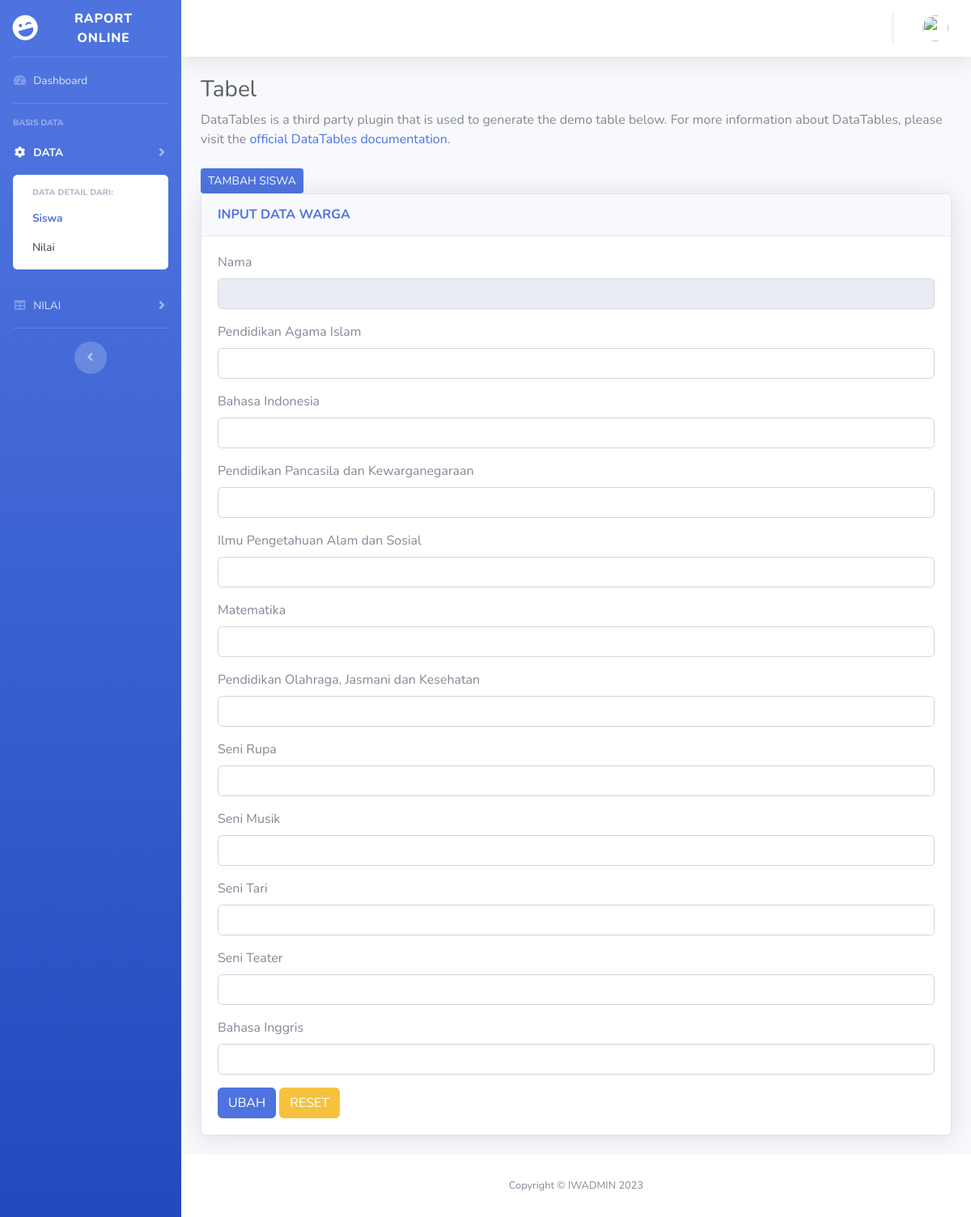
Before: /ubahsmt1.php?nis=1920229010030 with the older database file.
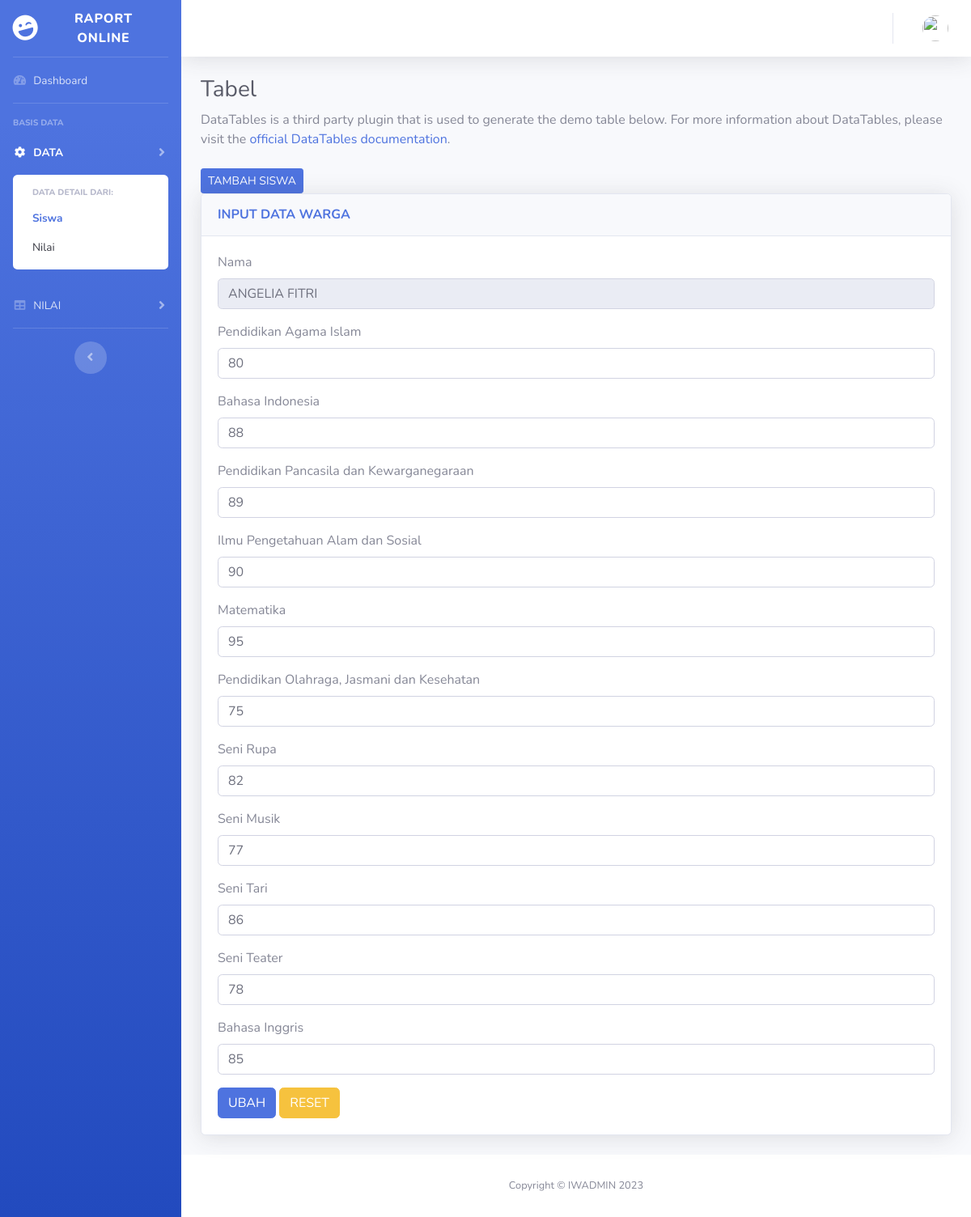
After: the same page with the newer database file.
### tables this page shows
CREATE TABLE `smt1` (
  `nis` varchar(15) NOT NULL,
  `pai` int(3) DEFAULT NULL,
  `bind` int(3) DEFAULT NULL,
  `ppkn` int(3) DEFAULT NULL,
  `ipas` int(3) DEFAULT NULL,
  `mtk` int(3) DEFAULT NULL,
  `pjok` int(3) DEFAULT NULL,
  `rupa` int(3) DEFAULT NULL,
  `musk` int(3) DEFAULT NULL,
  `tari` int(3) DEFAULT NULL,
  `tetr` int(3) DEFAULT NULL,
  `bing` int(3) DEFAULT NULL
);

CREATE TABLE `siswa` (
  `nis` varchar(15) NOT NULL,
  `nama` varchar(55) NOT NULL,
  `umur` int(2) DEFAULT NULL,
  `gender` varchar(10) DEFAULT NULL,
  `agama` set('Islam','Protestan','Katolik','Hindu','Buddha','Konghuchu') DEFAULT NULL,
  `kelas` varchar(10) DEFAULT NULL
);

### ubahsmt1.php (the view, shortened to what this page needs)
<!DOCTYPE html>
<html lang="en">
<head>
    <link href="sbadmin/vendor/fontawesome-free/css/all.min.css" rel="stylesheet" type="text/css">
    <link href="sbadmin/css/sb-admin-2.min.css" rel="stylesheet">
    <?php
        include "koneksi_db.php";
    ?>
</head>
<body id="page-top">
    <div id="wrapper">
        <ul class="navbar-nav bg-gradient-primary sidebar sidebar-dark accordion" id="accordionSidebar">
            <a class="sidebar-brand d-flex align-items-center justify-content-center" href="Dashboard.php">
                <div class="sidebar-brand-icon rotate-n-15">
                    <i class="fas fa-laugh-wink"></i>
                </div>
                <div class="sidebar-brand-text mx-3">Raport Online <sup></sup></div>
            </a>
            <hr class="sidebar-divider my-0">
            <li class="nav-item">
                <a class="nav-link" href="Dashboard.php">
                    <i class="fas fa-fw fa-tachometer-alt"></i>
                    <span>Dashboard</span></a>
            </li>
            <hr class="sidebar-divider">
            <div class="sidebar-heading">
                BASIS DATA
            </div>
            <li class="nav-item active">
                <a class="nav-link collapsed" href="#" data-toggle="collapse" data-target="#collapseTwo"
                    aria-expanded="true" aria-controls="collapseTwo">
                    <i class="fas fa-fw fa-cog"></i>
                    <span>DATA</span>
                </a>
                <div id="collapseTwo" class="collapse show" aria-labelledby="headingTwo" data-parent="#accordionSidebar">
                    <div class="bg-white py-2 collapse-inner rounded">
                        <h6 class="collapse-header">Data detail dari:</h6>
                        <a class="collapse-item active" href="tabelsiswa.php">Siswa</a>
                        <a class="collapse-item" href="tabelnilai.php">Nilai</a>
                    </div>
                </div>
            </li>
            <li class="nav-item">
                <a class="nav-link collapsed" href="#" data-toggle="collapse" data-target="#collapseUtilities"
                    aria-expanded="true" aria-controls="collapseUtilities">
                    <i class="fas fa-fw fa-table"></i>
                    <span>NILAI</span>
                </a>
            </li>
            <hr class="sidebar-divider d-none d-md-block">
            <div class="text-center d-none d-md-inline">
                <button class="rounded-circle border-0" id="sidebarToggle"></button>
            </div>
        </ul>
        <div id="content-wrapper" class="d-flex flex-column">
            <div id="content">
                <nav class="navbar navbar-expand navbar-light bg-white topbar mb-4 static-top shadow">
                    <ul class="navbar-nav ml-auto">
                        <li class="nav-item dropdown no-arrow">
                            <a class="nav-link dropdown-toggle" href="#" id="userDropdown" role="button"
                                data-toggle="dropdown" aria-haspopup="true" aria-expanded="false">
                                <img class="img-profile rounded-circle"
                                    src="img/noname.png">
                            </a>
                        </li>
                    </ul>
                </nav>
                <div class="container-fluid">
                    <h1 class="h3 mb-2 text-gray-800">Tabel</h1>
                    <p class="mb-4">DataTables is a third party plugin that is used to generate the demo table below.
                        For more information about DataTables, please visit the <a target="_blank"
                            href="https://datatables.net">official DataTables documentation</a>.</p>
                    <a href="tambahsiswa.php"><input type="submit" name="TAMBAH" value="TAMBAH SISWA" class="btn btn-primary btn-sm"></a>
                    <div class="card shadow mb-4">
                                <div class="card-header py-3">
                                    <h6 class="m-0 font-weight-bold text-primary">INPUT DATA WARGA</h6>
                                </div>
                                <div class="card-body">
                                <?php
                                $sql = mysqli_query($koneksi, "SELECT * FROM smt1, siswa WHERE smt1.nis = siswa.nis AND smt1.nis = '$_GET[nis]'");
                                $data = mysqli_fetch_array($sql)
                                ?>
                                <form action="" method="post" id="haram" enctype="multipart/form-data">
                                    <div class="form-group">
                                        <label>Nama</label>
                                        <input type="text" name="nis" class="form-control" readonly value="<?php echo $data['nama']?>">
                                    </div>
                                    <div class="form-group">
                                        <label>Pendidikan Agama Islam</label>
                                        <input type="number" name="pai" class="form-control" max="100" value="<?php echo $data['pai']?>">
                                    </div>
                                    <div class="form-group">
                                        <label>Bahasa Indonesia</label>
                                        <input type="number" name="bind" class="form-control" max="100" value="<?php echo $data['bind']?>">
                                    </div>
                                    <div class="form-group">
                                        <label>Pendidikan Pancasila dan Kewarganegaraan</label>
                                        <input type="number" name="ppkn" class="form-control" max="100" value="<?php echo $data['ppkn']?>">
                                    </div>
                                    <div class="form-group">
                                        <label>Ilmu Pengetahuan Alam dan Sosial</label>
                                        <input type="number" name="ipas" class="form-control" max="100" value="<?php echo $data['ipas']?>">
                                    </div>
                                    <div class="form-group">
                                        <label>Matematika</label>
                                        <input type="number" name="mtk" class="form-control" max="100" value="<?php echo $data['mtk']?>">
                                    </div>
                                    <div class="form-group">
                                        <label>Pendidikan Olahraga, Jasmani dan Kesehatan</label>
                                        <input type="number" name="pjok" class="form-control" max="100" value="<?php echo $data['pjok']?>">
                                    </div>
                                    <div class="form-group">
                                        <label>Seni Rupa</label>
                                        <input type="number" name="rupa" class="form-control" max="100" value="<?php echo $data['rupa']?>">
                                    </div>
                                    <div class="form-group">
                                        <label>Seni Musik</label>
                                        <input type="number" name="musk" class="form-control" max="100" value="<?php echo $data['musk']?>">
                                    </div>
                                    <div class="form-group">
                                        <label>Seni Tari</label>
                                        <input type="number" name="tari" class="form-control" max="100" value="<?php echo $data['tari']?>">
                                    </div>
                                    <div class="form-group">
                                        <label>Seni Teater</label>
                                        <input type="number" name="tetr" class="form-control" max="100" value="<?php echo $data['tetr']?>">
                                    </div>
                                    <div class="form-group">
                                        <label>Bahasa Inggris</label>
                                        <input type="number" name="bing" class="form-control" max="100" value="<?php echo $data['bing']?>">
                                    </div>
                                        <input type="submit" name="ubah" value="UBAH" class="btn btn-primary">
                                        <input type="submit" name="reset" value="RESET" class="btn btn-warning">
                                </form>
                                </div>
                </div>
            </div>
            <footer class="sticky-footer bg-white">
                <div class="container my-auto">
                    <div class="copyright text-center my-auto">
                        <span>Copyright &copy; IWADMIN 2023</span>
                    </div>
                </div>
            </footer>
        </div>
    </div>
</body>
</html>

Changed rows visible on the page:
added smt1: nis "ANGELIA FITRI", pai "80", bind "88", ppkn "89", ipas "90", mtk "95", pjok "75", rupa "82", musk "77", tari "86", tetr "78", bing "85"
